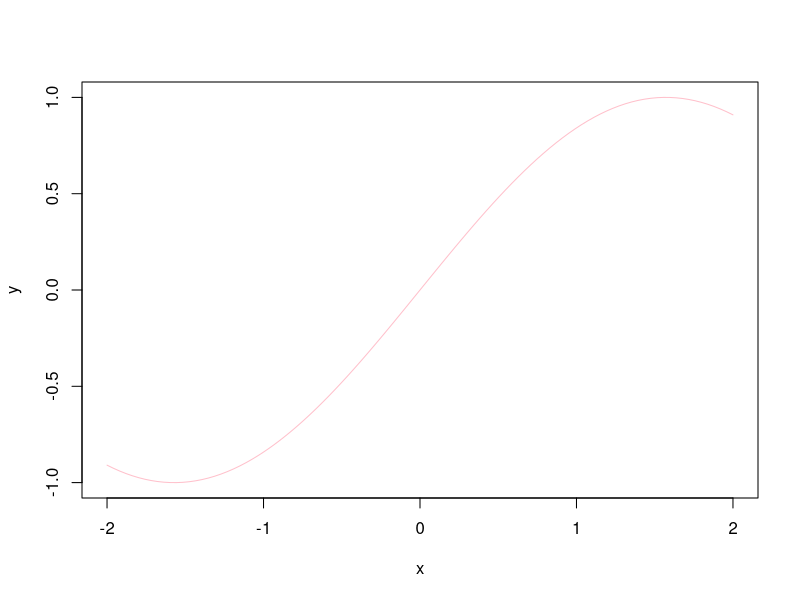

The R source for this figure: (Note: this script raises an error after producing the figure.)
## ---- chunk 1
##Question One: SSE

stackloss
y<- stackloss$stack.loss
x <- stackloss$Air.Flow

SSE <- function(p,x,y){ #p is a parameter vector that stores all of the B values
  beta0 <- p[1]
  beta1 <- p[2]
  
  pred <- beta0 + beta1*x #this is y in the sse equation
  ss <- sum((y - pred)^2)
  return (ss)
  
}

lm(stack.loss ~ Air.Flow, data = stackloss)
SSE(c(-44,1), x=x, y=y) #The -44 and 1 is the B values provided by p

## ---- chunk 2
##Generate values from a a pmf

set.seed(1)
y <- runif(1000) #Generate 1000 random vals from a uniform dist

assign_uni <- ifelse(y < 0.2, "a", 
                     ifelse(y >= 0.2 & y < 0.7, "b",
                            "c"
                            ))

table(assign_uni) #Returns a count of a, b and c.
## ---- chunk 3
data_sim <- rpois(1000, 0.2) #generate 1000 numbers from rpois, simulation function
pois_val2 <- dpois(data_sim, 0.2) #returns the probabilities 

#Calculate the Likelihood - by taking product of all pois2_val
poi_likelihood <- function(lambda, data){
  likelihood_calc <- prod(data)
  #prod(dpois(pois_val2, lambda=lambda))
  
}

print(poi_likelihood(lambda = 2, data = pois_val2)) #Ask is this correct
## ---- chunk 4
x <- seq(-2,2, length.out = 100)
y <- sin(x)

plot(x, y, type = "l", col = "pink")
 #plots line on the plot of sin
## ---- chunk 5
#Generate 1000 random values from a tdist
t_dist <- rt(1000,1)
tdist_quant <- quantile(t_dist, probs = seq(0,1,0.01))


norm_dist <- rnorm(1000)
norm_dist_quants <- quantile(norm_dist, probs = seq(0,1,0.01))
#Calculate quantiles for normal distribution, plot against tdistribution
#How to find quantiles 
plot(tdist_quant, norm_dist, main = "QQ-plot",
     xlab = "Normal Quantiles", ylab = "Sample Quantiles",
     ylim = c(-5, 5))
## ---- chunk 6
#Test this way
library(car)
qqplot(x, envelope = 0.95, ylim = c(-5,5))
